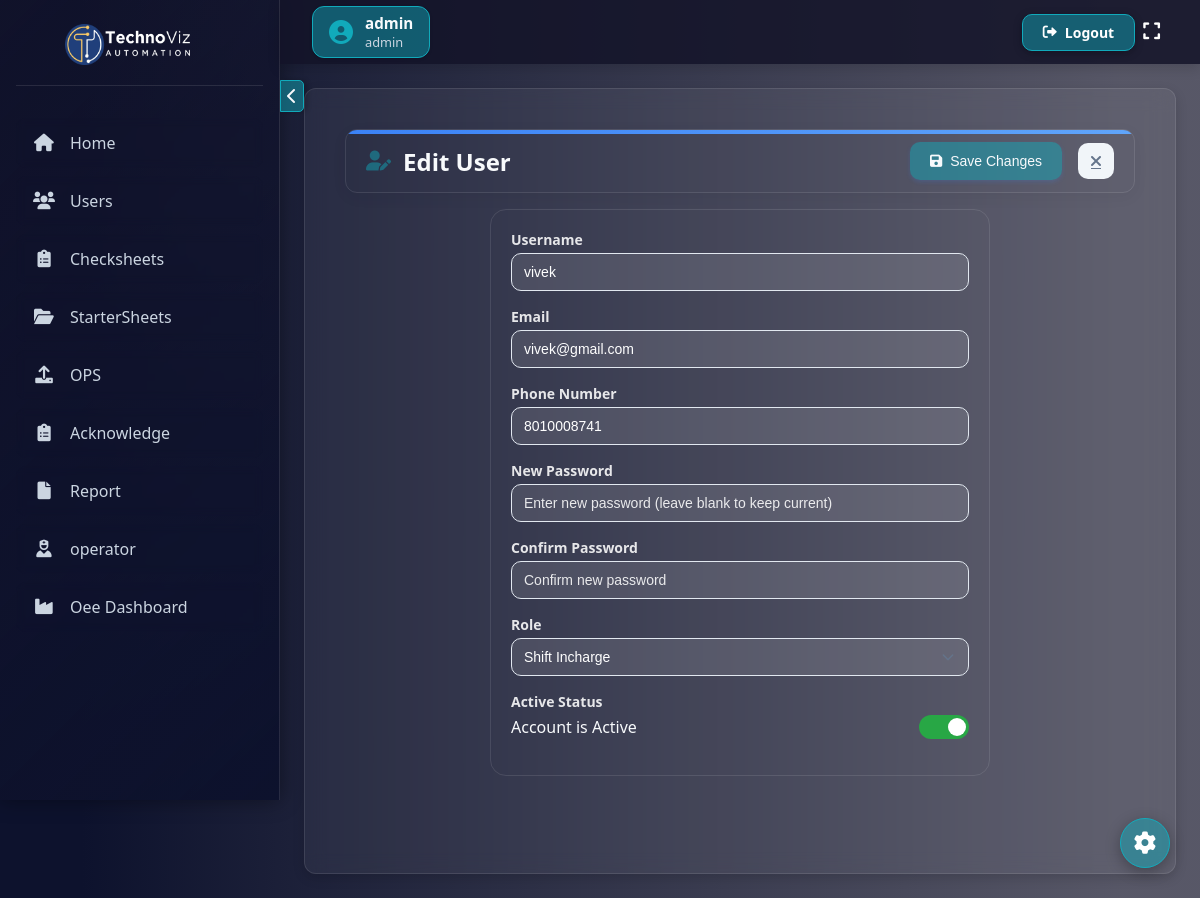
The app's page /users/edit/2/ (signed in), older data.
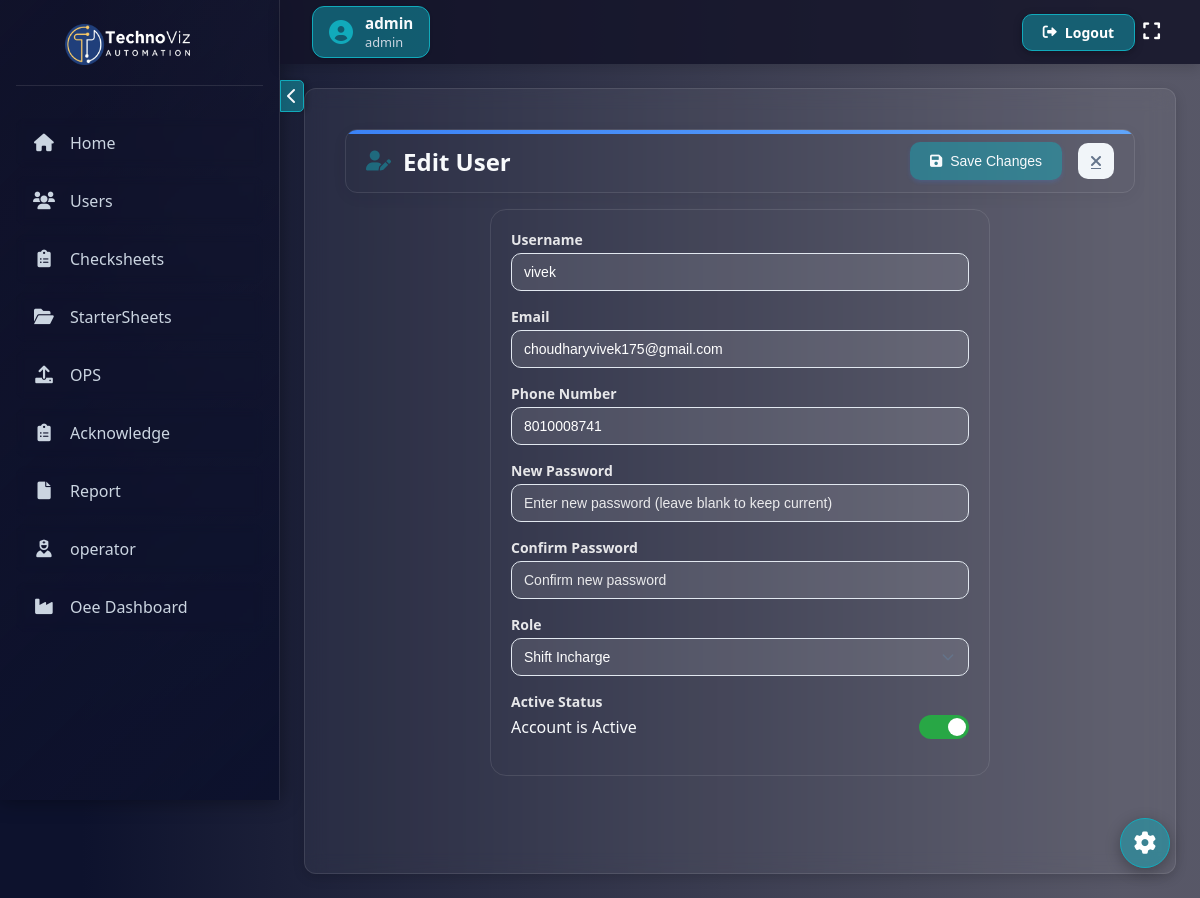
The same page, newer data.
### checksheet1/models.py (models this page shows, shortened)
class CustomUser(AbstractUser):
    ROLE_CHOICES = [
        ("admin", "Admin"),
        ("quality_incharge", "Quality Incharge"),
        ("shift_incharge", "Shift Incharge"),
        ("operator", "Operator"),
    ]
    username = models.CharField(max_length=150, unique=False)
    employee_id = models.CharField(max_length=20, unique=True)  # New field
    role = models.CharField(max_length=20, choices=ROLE_CHOICES, default="admin")
    phone_number = models.CharField(max_length=15, blank=True, null=True)
    USERNAME_FIELD = "employee_id"  # Use employee_id for authentication
    REQUIRED_FIELDS = ["username", "email"]  # Keep username for internal use

### checksheet1/views.py (the view, shortened to what this page needs)
# urls.py: path("users/edit/<int:user_id>/", edit_user, name="edit_user"),
@login_required
@user_passes_test(lambda u: u.is_superuser)
def edit_user(request, user_id):
    if request.user.role == "admin":
        checksheets = CheckSheet.objects.all()
        Starter = StarterSheet.objects.all()
    else:
        checksheets = CheckSheet.objects.filter(assigned_users=request.user)
        Starter = StarterSheet.objects.filter(assigned_users=request.user)
    user = get_object_or_404(CustomUser, id=user_id)
    return render(
        request,
        "checksheet/edit_user.html",
        {"user": user, "checksheets": checksheets, "Starter": Starter},
    )

### checksheet1/context_processors.py (called while the page is built)
def pending_requests_count(request):
    if request.user.is_authenticated and request.user.role == "admin":
        count = PasswordResetRequest.objects.filter(status="pending").count()
        return {"pending_requests_count": count}
    return {}

### checksheet1/templatetags/custom_tags.py (called while the page is built)
@register.filter
def has_page_access(user, page_name):
    if user.is_authenticated and user.role == "admin":
        return True  # Admin has all access
    return PageAccess.objects.filter(
        user=user, page_name=page_name, has_access=True
    ).exists()

### checksheet1/templates/checksheet/edit_user.html (shortened to what this page needs)
{% extends 'checksheet/base.html' %}
{% load static %}
{% block extra_css %}
<link rel="stylesheet" href="{% static 'css/edit_user.css' %}">
{% endblock %}
{% block content %}
<div class="page-container">
    <div class="header">
        <h2 class="page-title">
            <i class="fas fa-user-edit"></i>
            Edit User
        </h2>
        <div class="header-actions">
            <button type="button" class="submit-btn" id="submit-btn">
                <i class="fas fa-save"></i>
                Save Changes
            </button>
            <a href="javascript:history.back()" class="back-button">
                <i class="fas fa-times"></i>
            </a>
        </div>
    </div>
    <div class="form-container">
        <form method="post" id="editUserForm" novalidate>
            <div class="form-group">
                <label class="form-label" for="username">Username</label>
                <input
                    type="text"
                    id="username"
                    name="username"
                    required
                    class="form-input"
                    value="{{ user.username }}"
                    placeholder="Enter username"
                >
            </div>
            <div class="form-group">
                <label class="form-label" for="email">Email</label>
                <input
                    type="email"
                    id="email"
                    name="email"
                    required
                    class="form-input"
                    value="{{ user.email }}"
                    placeholder="Enter email address"
                >
            </div>
            <div class="form-group">
                <label class="form-label" for="phone_number">Phone Number</label>
                <input
                    type="tel"
                    id="phone_number"
                    name="phone_number"
                    required
                    class="form-input"
                    value="{{ user.phone_number }}"
                    placeholder="Enter phone number"
                >
            </div>
            <div class="form-group">
                <label class="form-label" for="password">New Password</label>
                <input
                    type="password"
                    id="password"
                    name="password"
                    class="form-input"
                    placeholder="Enter new password (leave blank to keep current)"
                >
            </div>
            <div class="form-group">
                <label class="form-label" for="confirm_password">Confirm Password</label>
                <input
                    type="password"
                    id="confirm_password"
                    name="confirm_password"
                    class="form-input"
                    placeholder="Confirm new password"
                >
            </div>
            <div class="form-group">
                <label class="form-label" for="role">Role</label>
                <select id="role" name="role" required class="form-select">
                    <option value="shift_incharge" {% if user.role == "shift_incharge" %}selected{% endif %}>Shift Incharge</option>
                </select>
            </div>
            <div class="form-group">
                <label class="form-label" for="is_active">Active Status</label>
                <div class="toggle-container">
                    <label for="is_active" class="toggle-label">Account is {% if user.is_active %}Active{% else %}Inactive{% endif %}</label>
                    <label class="toggle-switch">
                        <span class="toggle-slider"></span>
                    </label>
                </div>
            </div>
        </form>
    </div>
</div>
{% endblock %}

Row changes from the older to the newer data that the page shows:
changed CustomUser "vivek": email "vivek@gmail.com" → "choudharyvivek175@gmail.com"
